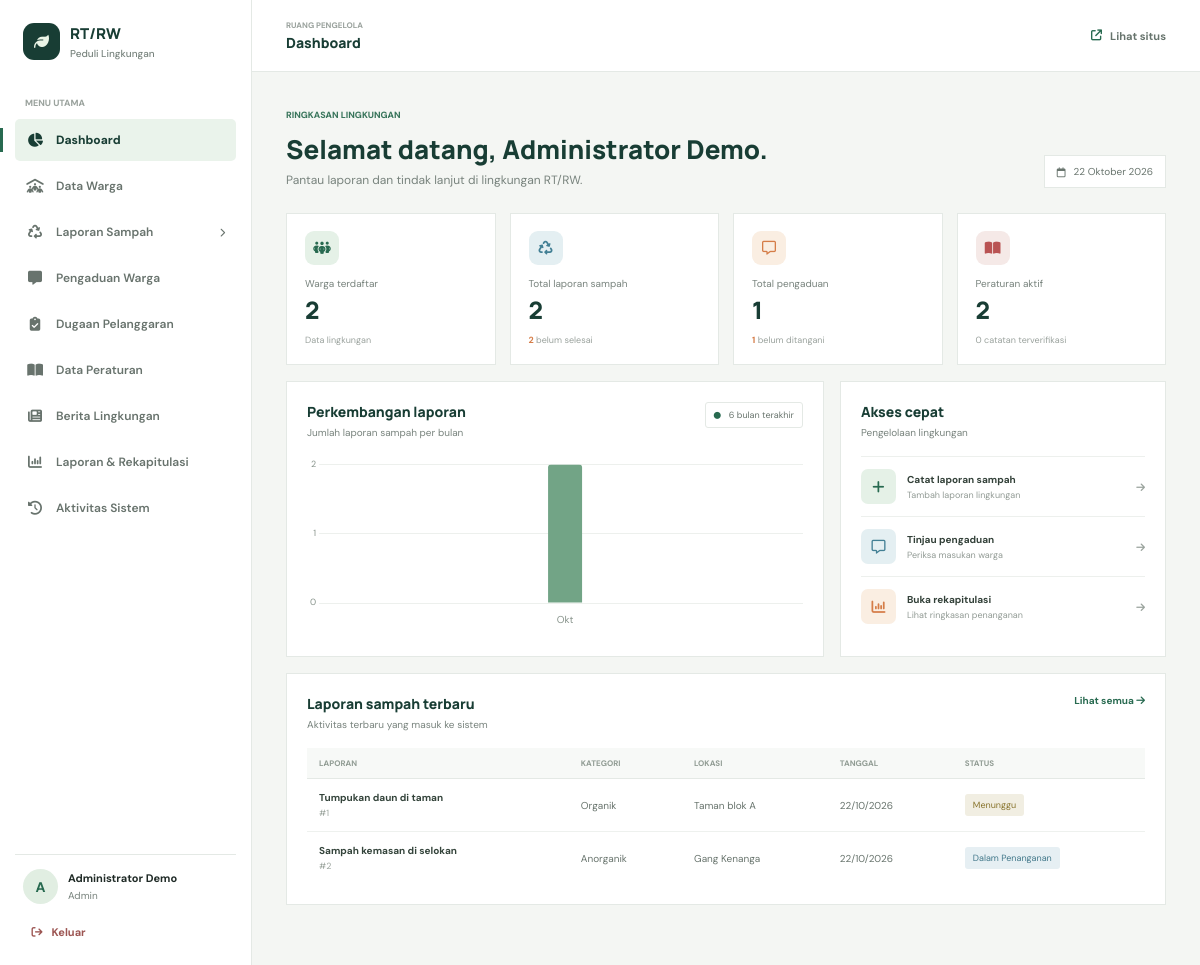
Screenshot of /admin/dashboard.php (signed in) with the database file from the repository.
### tables this page shows
CREATE TABLE laporan_sampah (
    id_laporan INT UNSIGNED AUTO_INCREMENT PRIMARY KEY,
    id_warga INT UNSIGNED DEFAULT NULL,
    judul_laporan VARCHAR(180) NOT NULL,
    jenis_sampah ENUM('Organik','Anorganik','Sampah B3 rumah tangga','Sampah elektronik','Sampah besar','Limbah cair','Lainnya') NOT NULL,
    deskripsi TEXT NOT NULL,
    lokasi VARCHAR(220) NOT NULL,
    tanggal_laporan DATE NOT NULL,
    foto VARCHAR(255) DEFAULT NULL,
    status ENUM('Menunggu','Diverifikasi','Dalam Penanganan','Selesai','Ditolak') NOT NULL DEFAULT 'Menunggu',
    catatan_petugas TEXT DEFAULT NULL,
    kode_pelacakan_hash CHAR(64) DEFAULT NULL UNIQUE,
    id_petugas INT UNSIGNED DEFAULT NULL,
    created_at TIMESTAMP NOT NULL DEFAULT CURRENT_TIMESTAMP,
    updated_at TIMESTAMP NOT NULL DEFAULT CURRENT_TIMESTAMP ON UPDATE CURRENT_TIMESTAMP,
    INDEX idx_sampah_status_tanggal (status, tanggal_laporan),
    CONSTRAINT fk_sampah_warga FOREIGN KEY (id_warga) REFERENCES warga(id_warga) ON DELETE SET NULL,
    CONSTRAINT fk_sampah_petugas FOREIGN KEY (id_petugas) REFERENCES admin(id_admin) ON DELETE SET NULL
);

### includes/fungsi.php (called while the page is built, shortened)
<?php
function e(mixed $value): string
{
    return htmlspecialchars((string) $value, ENT_QUOTES | ENT_SUBSTITUTE, 'UTF-8');
}
function base_url(string $path = ''): string
{
    $script = str_replace('\\', '/', dirname($_SERVER['SCRIPT_NAME'] ?? '/'));
    foreach (['/admin/template', '/admin/laporan', '/admin'] as $suffix) {
        if (str_ends_with($script, $suffix)) {
            $script = substr($script, 0, -strlen($suffix));
            break;
        }
    }
    $base = rtrim($script, '/');
    return $base . ($path !== '' ? '/' . ltrim($path, '/') : '/');
}
function current_user(): ?array
{
    return isset($_SESSION['user']) && is_array($_SESSION['user']) ? $_SESSION['user'] : null;
}
function format_tanggal(?string $date): string
{
    $timestamp = strtotime($date);
    return $timestamp ? date('d/m/Y', $timestamp) : '-';
}
function format_tanggal_panjang(?string $date): string
{
    $timestamp = strtotime($date);
    $months = [1=>'Januari','Februari','Maret','April','Mei','Juni','Juli','Agustus','September','Oktober','November','Desember'];
    return date('j', $timestamp) . ' ' . $months[(int) date('n', $timestamp)] . ' ' . date('Y', $timestamp);
}

### admin/dashboard.php (the view, shortened to what this page needs)
<?php
require_once __DIR__ . '/../config/koneksi.php';
$pageTitle = 'Dashboard'; $activeModule = 'dashboard';
$stats = $pdo->query("SELECT
 (SELECT COUNT(*) FROM warga) warga,
 (SELECT COUNT(*) FROM laporan_sampah) sampah,
 (SELECT COUNT(*) FROM laporan_sampah WHERE status NOT IN ('Selesai','Ditolak')) sampah_aktif,
 (SELECT COUNT(*) FROM pengaduan) pengaduan,
 (SELECT COUNT(*) FROM pengaduan WHERE status NOT IN ('Selesai','Ditolak')) pengaduan_aktif,
 (SELECT COUNT(*) FROM pelanggaran WHERE status_verifikasi IN ('Terverifikasi','Selesai Ditindaklanjuti')) pelanggaran,
 (SELECT COUNT(*) FROM peraturan WHERE status='Aktif') peraturan")->fetch();
$monthly = $pdo->query("SELECT DATE_FORMAT(tanggal_laporan, '%Y-%m') bulan, COUNT(*) jumlah FROM laporan_sampah WHERE tanggal_laporan >= DATE_SUB(CURRENT_DATE, INTERVAL 5 MONTH) GROUP BY DATE_FORMAT(tanggal_laporan, '%Y-%m') ORDER BY bulan")->fetchAll();
$latest = $pdo->query('SELECT id_laporan, judul_laporan, jenis_sampah, lokasi, tanggal_laporan, status FROM laporan_sampah ORDER BY created_at DESC LIMIT 6')->fetchAll();
require __DIR__ . '/template/header.php'; require __DIR__ . '/template/sidebar.php';
?><div class="welcome-row"><div><span class="eyebrow eyebrow-dark">RINGKASAN LINGKUNGAN</span><h1>Selamat datang, <?= e($user['nama']) ?>.</h1><p>Pantau laporan dan tindak lanjut di lingkungan RT/RW.</p></div><div class="today-chip"><i class="fa-regular fa-calendar"></i><?= e(format_tanggal_panjang(date('Y-m-d'))) ?></div></div>
<div class="stats-grid"><article class="metric-card"><span class="metric-icon green"><i class="fa-solid fa-people-group"></i></span><small>Warga terdaftar</small><strong><?= number_format((int) $stats['warga']) ?></strong><span class="metric-foot">Data lingkungan</span></article><article class="metric-card"><span class="metric-icon blue"><i class="fa-solid fa-recycle"></i></span><small>Total laporan sampah</small><strong><?= number_format((int) $stats['sampah']) ?></strong><span class="metric-foot"><b><?= (int) $stats['sampah_aktif'] ?></b> belum selesai</span></article><article class="metric-card"><span class="metric-icon orange"><i class="fa-regular fa-message"></i></span><small>Total pengaduan</small><strong><?= number_format((int) $stats['pengaduan']) ?></strong><span class="metric-foot"><b><?= (int) $stats['pengaduan_aktif'] ?></b> belum ditangani</span></article><article class="metric-card"><span class="metric-icon red"><i class="fa-solid fa-book-open"></i></span><small>Peraturan aktif</small><strong><?= number_format((int) $stats['peraturan']) ?></strong><span class="metric-foot"><?= (int) $stats['pelanggaran'] ?> catatan terverifikasi</span></article></div>
<div class="dashboard-grid"><section class="admin-panel chart-panel"><div class="panel-heading"><div><h2>Perkembangan laporan</h2><p>Jumlah laporan sampah per bulan</p></div><span class="panel-tag"><i class="fa-solid fa-circle"></i> 6 bulan terakhir</span></div><canvas id="wasteChart" height="105" aria-label="Grafik jumlah laporan sampah per bulan"></canvas></section><section class="admin-panel quick-panel"><div class="panel-heading"><div><h2>Akses cepat</h2><p>Pengelolaan lingkungan</p></div></div><a class="quick-link" href="<?= e(base_url('admin/modul.php?modul=sampah&aksi=tambah')) ?>"><span><i class="fa-solid fa-plus"></i></span><div><strong>Catat laporan sampah</strong><small>Tambah laporan lingkungan</small></div><i class="fa-solid fa-arrow-right"></i></a><a class="quick-link" href="<?= e(base_url('admin/modul.php?modul=pengaduan')) ?>"><span class="blue"><i class="fa-regular fa-message"></i></span><div><strong>Tinjau pengaduan</strong><small>Periksa masukan warga</small></div><i class="fa-solid fa-arrow-right"></i></a><a class="quick-link" href="<?= e(base_url('admin/laporan/index.php')) ?>"><span class="orange"><i class="fa-solid fa-chart-column"></i></span><div><strong>Buka rekapitulasi</strong><small>Lihat ringkasan penanganan</small></div><i class="fa-solid fa-arrow-right"></i></a></section></div>
<section class="admin-panel table-panel"><div class="panel-heading"><div><h2>Laporan sampah terbaru</h2><p>Aktivitas terbaru yang masuk ke sistem</p></div><a class="text-link" href="<?= e(base_url('admin/modul.php?modul=sampah')) ?>">Lihat semua <i class="fa-solid fa-arrow-right"></i></a></div><div class="table-responsive"><table class="table admin-table"><thead><tr><th>LAPORAN</th><th>KATEGORI</th><th>LOKASI</th><th>TANGGAL</th><th>STATUS</th></tr></thead><tbody><?php foreach ($latest as $row): ?><tr><td><strong><?= e($row['judul_laporan']) ?></strong><small>#<?= (int) $row['id_laporan'] ?></small></td><td><?= e($row['jenis_sampah']) ?></td><td><?= e($row['lokasi']) ?></td><td><?= e(format_tanggal($row['tanggal_laporan'])) ?></td><td><span class="status-badge status-<?= e(strtolower(str_replace(' ', '-', $row['status']))) ?>"><?= e($row['status']) ?></span></td></tr><?php endforeach; ?><?php if (!$latest): ?><tr><td colspan="5" class="table-empty">Belum ada laporan sampah.</td></tr><?php endif; ?></tbody></table></div></section>
<script src="https://cdn.jsdelivr.net/npm/chart.js@4.4.3/dist/chart.umd.min.js"></script><script>window.wasteChartData=<?= json_encode($monthly, JSON_HEX_TAG | JSON_HEX_APOS | JSON_HEX_QUOT | JSON_HEX_AMP) ?>;</script>
<?php require __DIR__ . '/template/footer.php'; ?>

### admin/template/header.php (shortened to what this page needs)
<?php
$pageTitle = $pageTitle ?? 'Dashboard';
$activeModule = $activeModule ?? 'dashboard';
$user = current_user();
?><!doctype html><html lang="id"><head><link href="https://cdn.jsdelivr.net/npm/bootstrap@5.3.3/dist/css/bootstrap.min.css" rel="stylesheet"><link href="https://cdnjs.cloudflare.com/ajax/libs/font-awesome/6.5.2/css/all.min.css" rel="stylesheet"><link href="<?= e(base_url('assets/css/admin.css')) ?>" rel="stylesheet"></head><body class="admin-body"><div class="admin-shell">

### admin/template/sidebar.php (shortened to what this page needs)
<aside class="admin-sidebar" id="adminSidebar"><a class="admin-brand" href="<?= e(base_url('admin/dashboard.php')) ?>"><span class="brand-mark"><i class="fa-solid fa-leaf"></i></span><span><strong>RT/RW</strong><small>Peduli Lingkungan</small></span></a><div class="sidebar-label">MENU UTAMA</div><nav class="sidebar-nav">
<?php $menu = [
  ['dashboard','Dashboard','fa-chart-pie','admin/dashboard.php',''],
  ['warga','Data Warga','fa-people-roof','admin/modul.php?modul=warga','warga'],
  ['sampah','Laporan Sampah','fa-recycle','admin/modul.php?modul=sampah','sampah'],
  ['pengaduan','Pengaduan Warga','fa-message','admin/modul.php?modul=pengaduan','pengaduan'],
  ['pelanggaran','Dugaan Pelanggaran','fa-clipboard-check','admin/modul.php?modul=pelanggaran','pelanggaran'],
  ['peraturan','Data Peraturan','fa-book-open','admin/modul.php?modul=peraturan','peraturan'],
  ['berita','Berita Lingkungan','fa-newspaper','admin/modul.php?modul=berita','berita'],
  ['laporan','Laporan & Rekapitulasi','fa-chart-column','admin/laporan/index.php','laporan'],
  ['aktivitas','Aktivitas Sistem','fa-clock-rotate-left','admin/modul.php?modul=aktivitas','aktivitas'],
]; foreach ($menu as [$key,$label,$icon,$href,$capability]): if ($capability !== '' && !user_can($capability)) continue; ?>
<a class="sidebar-link <?= $activeModule === $key ? 'active' : '' ?>" href="<?= e(base_url($href)) ?>"><i class="fa-solid <?= e($icon) ?>"></i><span><?= e($label) ?></span><?php if ($key === 'sampah'): ?><i class="fa-solid fa-chevron-right side-arrow"></i><?php endif; ?></a>
<?php endforeach; ?></nav><div class="sidebar-bottom"><div class="sidebar-user"><span class="user-avatar"><?= e(mb_strtoupper(mb_substr($user['nama'], 0, 1))) ?></span><span><strong><?= e($user['nama']) ?></strong><small><?= e($user['role']) ?></small></span></div><form action="<?= e(base_url('admin/logout.php')) ?>" method="post"><?= csrf_field() ?><button class="sidebar-logout" type="submit"><i class="fa-solid fa-arrow-right-from-bracket"></i> Keluar</button></form></div></aside>
<div class="admin-main"><header class="admin-topbar"><div class="topbar-title"><span>RUANG PENGELOLA</span><strong><?= e($pageTitle) ?></strong></div><a class="topbar-public" target="_blank" href="<?= e(base_url()) ?>"><i class="fa-solid fa-arrow-up-right-from-square"></i><span>Lihat situs</span></a></header><main class="admin-content">

### admin/template/footer.php (shortened to what this page needs)
</main></div></div></body></html>

### rows the page displays
laporan_sampah: judul_laporan "Tumpukan daun di taman", id_laporan "1", jenis_sampah "Organik", lokasi "Taman blok A", tanggal_laporan "22/10/2026", status "Menunggu"
laporan_sampah: judul_laporan "Sampah kemasan di selokan", id_laporan "2", jenis_sampah "Anorganik", lokasi "Gang Kenanga", tanggal_laporan "22/10/2026", status "Dalam Penanganan"

### other values shown
$label "Dashboard"
$label "Data Warga"
$label "Laporan Sampah"
$label "Pengaduan Warga"
$label "Dugaan Pelanggaran"
$label "Data Peraturan"
$label "Berita Lingkungan"
$label "Laporan & Rekapitulasi"
$label "Aktivitas Sistem"
mb_strtoupper(mb_substr($user['nama'], 0, 1)) "A"
$user['nama'] "Administrator Demo"
$user['role'] "Admin"
$pageTitle "Dashboard"
$stats['warga'] "2"
$stats['sampah'] "2"
